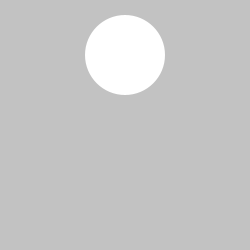
Frame 1 (no input)
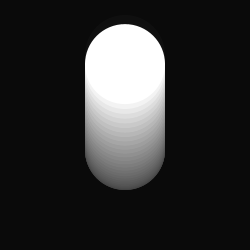
Frame 60 (the mouse pressed at the canvas centre just before this capture)
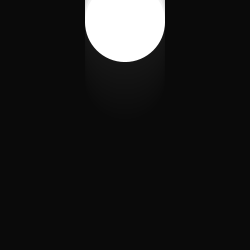
Frame 120 (the mouse held since frame 60 and released just before this capture)

The Processing sketch that drew these frames (run headless with seeded random() and noise(); from frame 60 on, the mouse is pressed at the canvas centre):

// Processing sketch: processing_27238
// ── processing_27238.pde

// Mechanical Motion
// from http://web.arch.usyd.edu.au/~rob/teaching/2010/DECO1012/lectures/DECO1012-Lecture-08.pdf

float angle = 0.0; // Current angle
float speed = 0.05; // Speed of motion
float radius = 100.0; // Range of motion

void setup() {
  size(250, 250);
  noStroke();
  smooth();
}
void draw() {
  fill(0, 12);
  rect(0, 0, width, height);
  fill(255);
  angle += speed;
  float sinval = sin(angle);
  float yoffset = sinval * radius;
  ellipse(width /2, 50 + yoffset, 80, 80);
}
